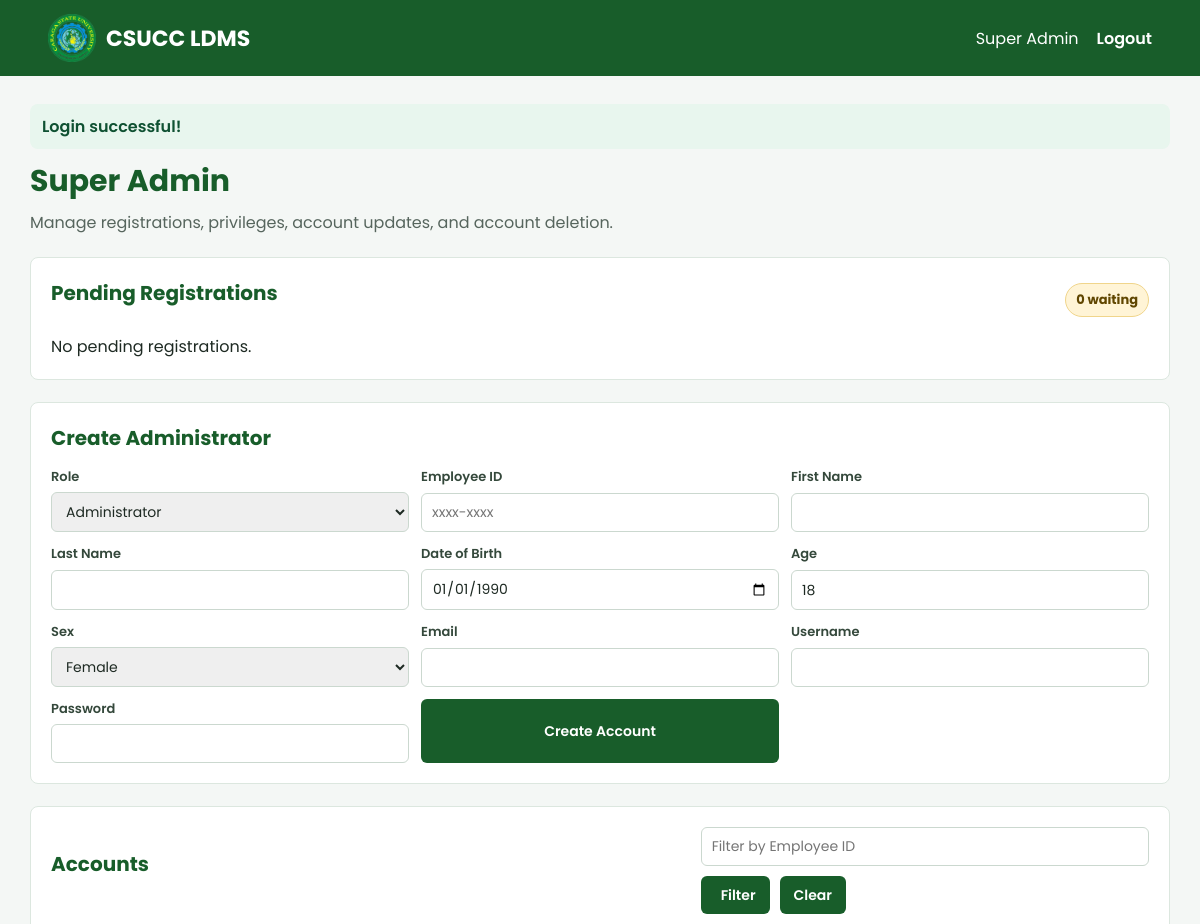
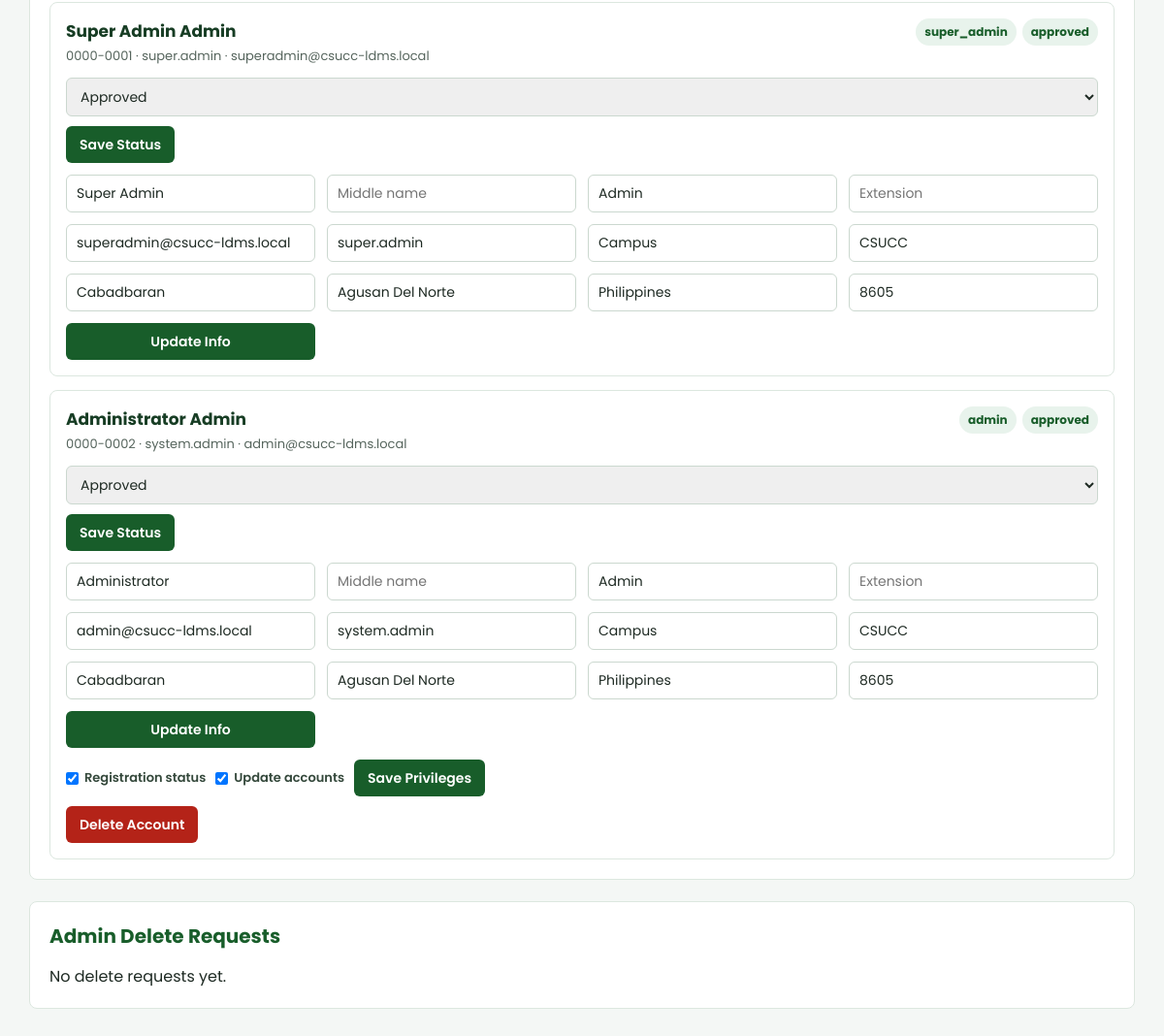
The page /super admin/dashboard.php (signed in) on the database its author committed (2 pictures, top to bottom).
### tables this page shows
CREATE TABLE users (
    id INT AUTO_INCREMENT PRIMARY KEY,
    user_id VARCHAR(15) NOT NULL UNIQUE,         
    first_name VARCHAR(50) NOT NULL,
    middle_name VARCHAR(50) NULL,
    last_name VARCHAR(50) NOT NULL,
    extension_name VARCHAR(10) NULL,
    dob DATE NOT NULL,
    age TINYINT UNSIGNED NOT NULL,
    sex ENUM('male', 'female') NOT NULL,
    email VARCHAR(100) NOT NULL UNIQUE,
    username VARCHAR(50) NOT NULL UNIQUE,
    password_hash VARCHAR(255) NOT NULL,         
    role ENUM('user','admin','super_admin') NOT NULL DEFAULT 'user',
    account_status ENUM('pending','approved','blocked') NOT NULL DEFAULT 'approved',
    privileges TEXT NULL,
    purok_street VARCHAR(100) NOT NULL,
    barangay VARCHAR(100) NOT NULL,
    city_municipality VARCHAR(100) NOT NULL,
    province VARCHAR(100) NOT NULL,
    country VARCHAR(100) NOT NULL,
    zip_code VARCHAR(20) NOT NULL,
    date_registered TIMESTAMP DEFAULT CURRENT_TIMESTAMP
);

### server/admin_helpers.php (called while the page is built, shortened)
<?php
function full_name(array $user): string {
    return trim(($user['first_name'] ?? '') . ' ' . ($user['middle_name'] ?? '') . ' ' . ($user['last_name'] ?? '') . ' ' . ($user['extension_name'] ?? ''));
}
function fetch_accounts(mysqli $conn, string $employeeId = ''): array {
    if ($employeeId !== '') {
        $like = '%' . $employeeId . '%';
        $stmt = $conn->prepare("SELECT * FROM users WHERE user_id LIKE ? ORDER BY date_registered DESC");
        $stmt->bind_param("s", $like);
    } else {
        $stmt = $conn->prepare("SELECT * FROM users ORDER BY date_registered DESC");
    }
    $stmt->execute();
    $result = $stmt->get_result();
    $accounts = $result->fetch_all(MYSQLI_ASSOC);
    return $accounts;
}
function fetch_pending_registrations(mysqli $conn): array {
    $stmt = $conn->prepare("SELECT * FROM users WHERE role = 'user' AND account_status = 'pending' ORDER BY date_registered ASC");
    $stmt->execute();
    $result = $stmt->get_result();
    $accounts = $result->fetch_all(MYSQLI_ASSOC);
    return $accounts;
}
?>

### super admin/dashboard.php (the view, shortened to what this page needs)
<?php
require '../server/config.php';
require '../server/admin_helpers.php';
$alerts = $_SESSION['alerts'] ?? [];
$employeeId = trim($_GET['employee_id'] ?? '');
$pendingRegistrations = fetch_pending_registrations($conn);
$accounts = fetch_accounts($conn, $employeeId);
$deleteRequests = fetch_delete_requests($conn);
?>
<!DOCTYPE html>
<html lang="en">
<head>
    <link rel="stylesheet" href="../css/admin.css">
    <link href="https://cdn.boxicons.com/fonts/basic/boxicons.min.css" rel="stylesheet">
</head>
<body>
<header>
    <a href="dashboard.php" class="logo"><img src="../assets/imgs/logo.png" alt="CSUCC Logo"> CSUCC LDMS</a>
    <nav>
        <span><?= htmlspecialchars($_SESSION['name'] ?? 'Super Admin'); ?></span>
        <a href="../user/logout.php">Logout</a>
    </nav>
</header>
<main>
    <?php foreach ($alerts as $alert): ?>
        <div class="alert <?= htmlspecialchars($alert['type']); ?>"><?= htmlspecialchars($alert['message']); ?></div>
    <?php endforeach; ?>
    <section class="page-heading">
        <h1>Super Admin</h1>
        <p>Manage registrations, privileges, account updates, and account deletion.</p>
    </section>
    <section class="panel">
        <div class="section-bar">
            <h2>Pending Registrations</h2>
            <span class="count-badge"><?= count($pendingRegistrations); ?> waiting</span>
        </div>
        <div class="account-list">
            <?php if (empty($pendingRegistrations)): ?>
                <p>No pending registrations.</p>
            <?php endif; ?>
        </div>
    </section>
    <section class="panel">
        <h2>Create Administrator</h2>
        <form action="../server/admin_process.php" method="POST" class="grid-form">
            <label>Role
                <select name="role" required>
                    <option value="admin">Administrator</option>
                </select>
            </label>
            <label>Employee ID
                <input type="text" name="id_number" placeholder="xxxx-xxxx" required>
            </label>
            <label>First Name
                <input type="text" name="first_name" required>
            </label>
            <label>Last Name
                <input type="text" name="last_name" required>
            </label>
            <label>Date of Birth
                <input type="date" name="dob" value="1990-01-01">
            </label>
            <label>Age
                <input type="number" name="age" value="18" min="18">
            </label>
            <label>Sex
                <select name="sex" required>
                    <option value="female">Female</option>
                </select>
            </label>
            <label>Email
                <input type="email" name="email" required>
            </label>
            <label>Username
                <input type="text" name="username" required>
            </label>
            <label>Password
                <input type="password" name="password" required>
            </label>
            <button type="submit" name="create_staff_btn">Create Account</button>
        </form>
    </section>
    <section class="panel">
        <div class="section-bar">
            <h2>Accounts</h2>
            <form method="GET" class="filter-form">
                <input type="text" name="employee_id" value="<?= htmlspecialchars($employeeId); ?>" placeholder="Filter by Employee ID">
                <button type="submit"><i class='bx bx-search'></i> Filter</button>
                <a href="dashboard.php">Clear</a>
            </form>
        </div>
        <div class="account-list">
            <?php foreach ($accounts as $account): ?>
                <article class="account-card">
                    <div class="account-top">
                        <div>
                            <h3><?= htmlspecialchars(full_name($account)); ?></h3>
                            <p><?= htmlspecialchars($account['user_id']); ?> · <?= htmlspecialchars($account['username']); ?> · <?= htmlspecialchars($account['email']); ?></p>
                        </div>
                        <div class="badges">
                            <span><?= htmlspecialchars($account['role']); ?></span>
                            <span><?= htmlspecialchars($account['account_status']); ?></span>
                        </div>
                    </div>
                    <form action="../server/admin_process.php" method="POST" class="inline-form">
                        <select name="account_status">
                            <option value="approved" <?= $account['account_status'] === 'approved' ? 'selected' : ''; ?>>Approved</option>
                        </select>
                        <button type="submit" name="change_status_btn">Save Status</button>
                    </form>
                    <form action="../server/admin_process.php" method="POST" class="grid-form compact">
                        <input type="text" name="first_name" value="<?= htmlspecialchars($account['first_name']); ?>" placeholder="First name" required>
                        <input type="text" name="middle_name" value="<?= htmlspecialchars($account['middle_name'] ?? ''); ?>" placeholder="Middle name">
                        <input type="text" name="last_name" value="<?= htmlspecialchars($account['last_name']); ?>" placeholder="Last name" required>
                        <input type="text" name="extension_name" value="<?= htmlspecialchars($account['extension_name'] ?? ''); ?>" placeholder="Extension">
                        <input type="email" name="email" value="<?= htmlspecialchars($account['email']); ?>" placeholder="Email" required>
                        <input type="text" name="username" value="<?= htmlspecialchars($account['username']); ?>" placeholder="Username" required>
                        <input type="text" name="purok_street" value="<?= htmlspecialchars($account['purok_street']); ?>" placeholder="Purok/Street">
                        <input type="text" name="barangay" value="<?= htmlspecialchars($account['barangay']); ?>" placeholder="Barangay">
                        <input type="text" name="city_municipality" value="<?= htmlspecialchars($account['city_municipality']); ?>" placeholder="City/Municipality">
                        <input type="text" name="province" value="<?= htmlspecialchars($account['province']); ?>" placeholder="Province">
                        <input type="text" name="country" value="<?= htmlspecialchars($account['country']); ?>" placeholder="Country">
                        <input type="text" name="zip_code" value="<?= htmlspecialchars($account['zip_code']); ?>" placeholder="Zip Code">
                        <button type="submit" name="update_account_btn">Update Info</button>
                    </form>
                    <?php if ($account['role'] === 'admin'): ?>
                        <?php $privileges = array_filter(array_map('trim', explode(',', $account['privileges'] ?? ''))); ?>
                        <form action="../server/admin_process.php" method="POST" class="privilege-form">
                            <label><input type="checkbox" name="privileges[]" value="manage_registration" <?= in_array('manage_registration', $privileges, true) ? 'checked' : ''; ?>> Registration status</label>
                            <label><input type="checkbox" name="privileges[]" value="update_accounts" <?= in_array('update_accounts', $privileges, true) ? 'checked' : ''; ?>> Update accounts</label>
                            <button type="submit" name="save_privileges_btn">Save Privileges</button>
                        </form>
                    <?php endif; ?>
                    <?php if ((int)$account['id'] !== (int)$_SESSION['user_id']): ?>
                        <form action="../server/admin_process.php" method="POST" onsubmit="return confirm('Delete this account permanently?');">
                            <button type="submit" name="delete_account_btn" class="danger">Delete Account</button>
                        </form>
                    <?php endif; ?>
                </article>
            <?php endforeach; ?>
        </div>
    </section>
    <section class="panel">
        <h2>Admin Delete Requests</h2>
        <div class="request-list">
            <?php if (empty($deleteRequests)): ?>
                <p>No delete requests yet.</p>
            <?php endif; ?>
        </div>
    </section>
</main>
</body>
</html>

### css/admin.css (style rules this page uses)
* { box-sizing: border-box; font-family: "Poppins", sans-serif; margin: 0; padding: 0; }
body { background: #f4f7f5; color: #1e2a23; min-height: 100vh; }
header { align-items: center; background: #185D2A; color: #fff; display: flex; height: 76px; justify-content: space-between; padding: 0 48px; }
.logo { align-items: center; color: #fff; display: flex; font-size: 22px; font-weight: 700; gap: 10px; text-decoration: none; }
.logo img { height: 48px; }
nav { align-items: center; display: flex; gap: 18px; }
nav a { color: #fff; font-weight: 600; text-decoration: none; }
main { margin: 0 auto; max-width: 1180px; padding: 28px 20px 60px; }
.page-heading { margin-bottom: 22px; }
.page-heading h1 { color: #185D2A; font-size: 30px; }
.page-heading p { color: #56655d; margin-top: 6px; }
.panel { background: #fff; border: 1px solid #dce7df; border-radius: 8px; margin-bottom: 22px; padding: 20px; }
.panel h2 { color: #185D2A; font-size: 20px; margin-bottom: 14px; }
.section-bar { align-items: center; display: flex; gap: 16px; justify-content: space-between; margin-bottom: 12px; }
.filter-form, .inline-form, .privilege-form { align-items: center; display: flex; flex-wrap: wrap; gap: 10px; }
.grid-form { display: grid; gap: 12px; grid-template-columns: repeat(3, minmax(0, 1fr)); }
.grid-form.compact { grid-template-columns: repeat(4, minmax(0, 1fr)); margin-top: 12px; }
label { color: #34483b; display: grid; font-size: 13px; font-weight: 600; gap: 5px; }
input, select, textarea { border: 1px solid #cbd8cf; border-radius: 6px; color: #1e2a23; font-size: 14px; min-height: 38px; padding: 8px 10px; width: 100%; }
button, .filter-form a { align-items: center; background: #185D2A; border: 0; border-radius: 6px; color: #fff; cursor: pointer; display: inline-flex; font-size: 14px; font-weight: 600; gap: 6px; justify-content: center; min-height: 38px; padding: 8px 14px; text-decoration: none; }
button.danger { background: #b42318; margin-top: 10px; }
.account-list, .request-list { display: grid; gap: 14px; }
.account-card, .request-card { border: 1px solid #dce7df; border-radius: 8px; padding: 16px; }
.account-top { align-items: flex-start; display: flex; gap: 12px; justify-content: space-between; margin-bottom: 12px; }
.account-top h3, .request-card h3 { color: #173d24; font-size: 17px; }
.account-top p, .request-card p { color: #56655d; font-size: 13px; margin-top: 3px; }
.badges { display: flex; flex-wrap: wrap; gap: 6px; justify-content: flex-end; }
.badges span { background: #e8f3ec; border-radius: 999px; color: #185D2A; font-size: 12px; font-weight: 700; padding: 5px 9px; }
.count-badge { background: #fff4d6; border: 1px solid #f0d58b; border-radius: 999px; color: #604600; font-size: 13px; font-weight: 700; padding: 6px 10px; }
.privilege-form, .delete-request-form { margin-top: 12px; }
.privilege-form label { align-items: center; display: flex; gap: 6px; }
.privilege-form input { min-height: auto; width: auto; }
.alert { border-radius: 8px; font-weight: 600; margin-bottom: 10px; padding: 10px 12px; }
.alert.success { background: #e8f6ee; color: #0f5132; }

### rows shown on the page
users: full_name($account) "Super Admin Admin", user "0000-0001", username "super.admin", email "superadmin@csucc-ldms.local", role "super_admin", account_status "approved", account_status "Approved", first_name "Super Admin", last_name "Admin", purok_street "Campus", barangay "CSUCC", city_municipality "Cabadbaran", province "Agusan Del Norte", country "Philippines", zip_code "8605"
users: full_name($account) "Administrator Admin", user "0000-0002", username "system.admin", email "admin@csucc-ldms.local", role "admin", account_status "approved", account_status "Approved", first_name "Administrator", last_name "Admin", purok_street "Campus", barangay "CSUCC", city_municipality "Cabadbaran", province "Agusan Del Norte", country "Philippines", zip_code "8605", privileges "☑"

### other values the page prints
$_SESSION['name'] "Super Admin"
$alert['message'] "Login successful!"
count($pendingRegistrations) "0"
